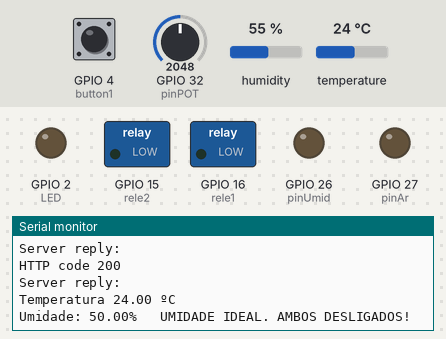
The sketch below on a simulated ESP32. Parts: switched loads named in the sketch (green lamp = pin HIGH), output pins drawn as LEDs (lit = HIGH), the last lines printed to the serial monitor. Inputs (shaded band) come from the test bench; at power-on: GPIO 32 (pinPOT) = 2048, GPIO 4 (button1) LOW, humidity 55 %, temperature 24 °C. WiFi joins after 1.5 s; servers stay silent unless stated; uploads are accepted with an empty reply.

Above: at 2.7 s.
2.8 s: GPIO 32 (pinPOT) set to 2866
At 2.92 s:
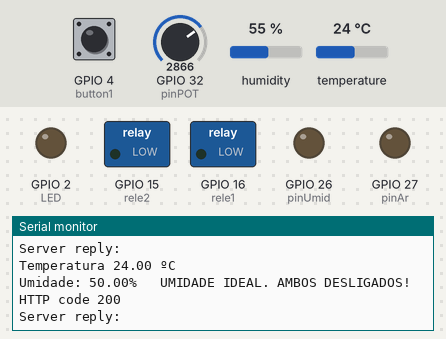
5.0 s: GPIO 32 (pinPOT) set to 2047
At 5.18 s:
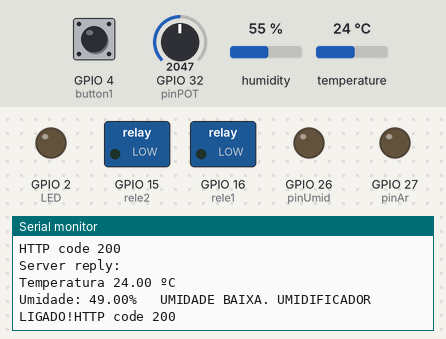

The sketch:

codigo-controle-esp32.ino
```cpp
//Bibliotecas
#include "DHT.h"
#include <HTTPClient.h>
#include <WiFi.h>
#include <NTPClient.h>
#include <WiFiUdp.h>
WiFiUDP ntpUDP;
NTPClient timeClient(ntpUDP, "a.st1.ntp.br", -3 * 3600, 60000);

//configuração de rede
const char* ssid = "TESTE";                       //Nome da rede conectada
const char* password =  "teste2023";        //senha da rede conectada

//Variables used in the code
String LED_id = "1";                  //Just in case you control more than 1 LED
bool toggle_pressed = false;          //Each time we press the push button
String data_to_send = "";             //Text data to send to the server
unsigned int Actual_Millis, Previous_Millis;
int refresh_time = 500;               //Refresh rate of connection to website (recommended more than 1s)

int ultimaLeitura = 0;  //para verificar a umidade e não mandar dados repitidos para o banco de dados
int penultimaLeitura = 0;

#define pinPOT 32   //potenciomentro simulando sensor DHT
#define pinUmid 26   //led vermelho simulado umidificador
#define pinAr 27   //led azul simulando ar condicionado
#define button1 4        //Connect push button on this pin
#define LED 2           //Connect LED on this pin (add 150ohm resistor)
#define rele1 16       //rele do humidificador
#define rele2 15       //rele do ar (lâmpada)

#define DHTPIN 5
#define DHTTYPE DHT11
DHT dht(DHTPIN, DHTTYPE);

float u;
float t;

//Button press interruption
void IRAM_ATTR isr() {
  toggle_pressed = true;
}

void setup() {
  delay(10);
  Serial.begin(115200);                   //Start monitor

  dht.begin();

  pinMode(pinPOT, INPUT);
  pinMode(pinUmid, OUTPUT);
  pinMode(pinAr, OUTPUT);
  pinMode(LED, OUTPUT);                   //Set pin 2 as OUTPUT
  pinMode(rele1, OUTPUT);        //  relé1 como saída
  pinMode(rele2, OUTPUT);        //  relé2 como saída

  pinMode(button1, INPUT_PULLDOWN);       //Set pin 13 as INPUT with pulldown
  attachInterrupt(button1, isr, RISING);  //Create interruption on pin 13

  WiFi.begin(ssid, password);             //Start wifi connection
  Serial.print("Conectando...");
  while (WiFi.status() != WL_CONNECTED) { //Check for the connection
    delay(500);
    Serial.print(".");
  }

  Serial.print("Conectado com o IP: ");
  Serial.println(WiFi.localIP());
  Actual_Millis = millis();               //Save time for refresh loop
  Previous_Millis = Actual_Millis;
}

void loop() {

  //We make the refresh loop using millis() so we don't have to sue delay();
  Actual_Millis = millis();
  if(Actual_Millis - Previous_Millis > refresh_time){
    Previous_Millis = Actual_Millis;

    u= (analogRead(pinPOT)*100)/4095;
    t= dht.readTemperature();

    if(WiFi.status()== WL_CONNECTED){                   //Check WiFi connection status
      HTTPClient http;                                  //Create new client

      Serial.print("Temperatura ");
      Serial.print(t);
      Serial.println (" ºC ");
      situacaoUR();

      if(toggle_pressed){                               //If button was pressed we send text: "toggle_LED"
        data_to_send = "toggle_LED=" + LED_id;
        toggle_pressed = false;                         //Also equal this variable back to false
      }
      else{
        data_to_send = "check_LED_status=" + LED_id;    //If button wasn't pressed we send text: "check_LED_status"
      }

      //Begin new connection to website
      http.begin("https://fivetech5.000webhostapp.com/conn_button.php");   //Indicate the destination webpage
      http.addHeader("Content-Type", "application/x-www-form-urlencoded");         //Prepare the header

      int response_code = http.POST(data_to_send);                                //Send the POST. This will giveg us a response code

      //If the code is higher than 0, it means we received a response
      if(response_code > 0){
        Serial.println("HTTP code " + String(response_code));                     //Print return code

        if(response_code == 200){                                                 //If code is 200, we received a good response and we can read the echo data
          String response_body = http.getString();                                //Save the data comming from the website
          Serial.print("Server reply: ");                                         //Print data to the monitor for debug
          Serial.println(response_body);

          penultimaLeitura = ultimaLeitura;
          ultimaLeitura = u;
          if (penultimaLeitura != ultimaLeitura){
              envio_controle();
          }

          //If the received data is LED_is_off, we set LOW the LED pin
          if(response_body == "LED_is_off"){
            digitalWrite(LED, LOW);
            digitalWrite(pinUmid, LOW);
            digitalWrite(pinAr, LOW);
            digitalWrite(rele1, HIGH); // Ligar o relé
            digitalWrite(rele2, HIGH); // Ligar o relé
            Serial.println("Sistema Desligado...");
            situacaoUR();

          }
          //If the received data is LED_is_on, we set HIGH the LED pin
          else if(response_body == "LED_is_on"){
            digitalWrite(LED, HIGH);
            Serial.println("Sistema Ligado...");

            controleUR();
          }
        }//End of response_code = 200
      }//END of response_code > 0

      else{
       Serial.print("Error sending POST, code: ");
       Serial.println(response_code);
      }
      http.end();                                                                 //End the connection
    }//END of WIFI connected
    else{
      Serial.println("WIFI connection error");
    }
  }
}

void controleUR(){
  if(u < 50){                           //abaixo de 50%
    digitalWrite(pinUmid, HIGH);             //ligar umidifcador
    digitalWrite(pinAr, LOW);                 //ar desligado

    digitalWrite(rele1, HIGH); // Ligar o relé umidificador
    digitalWrite(rele2, LOW); // Desligar o relé ar (lâmpada)

  }  else if (u >= 50 && u < 60){        //a partir de 55% e menos de 60%
    digitalWrite(pinUmid, LOW);                //umidificador desligado
    digitalWrite(pinAr, LOW);                 //ar desligado

    digitalWrite(rele1, LOW);  // Desligar o relé umidificador
    digitalWrite(rele2, LOW); // Desligar o relé ar (lâmpada)

  }else{                     //a partir de 60%
    digitalWrite(pinAr, HIGH);               //ar ligado
    digitalWrite(pinUmid, LOW);             //umidificador desligado

    digitalWrite(rele1, LOW);  // Desligar o relé umidificador
    digitalWrite(rele2, HIGH); // Ligar o relé ar (lâmpada)
  }
}

void situacaoUR(){
   if(u < 50){                           //abaixo de 50%
    Serial.print(F("Umidade: "));
    Serial.print(u);
    Serial.print(F("%   UMIDADE BAIXA. UMIDIFICADOR LIGADO!"));

  }else if(u>=50 && u < 60){        //a partir de 55% e menos de 60%
    Serial.print(F("Umidade: "));
    Serial.print(u);
    Serial.println(F("%   UMIDADE IDEAL. AMBOS DESLIGADOS!"));

  }else{                     //a partir de 60%
    Serial.print(F("Umidade: "));
    Serial.print(u);
    Serial.println(F("%   UMIDADE ALTA. AR CONDICIONADO LIGADO!"));
  }
}

void envio_controle(){

      HTTPClient http;
      data_to_send = "enviar_insert=true&u="+ String(u) +"&t=" + String(t);

      http.begin("https://fivetech5.000webhostapp.com/conexao.php");   //página de destino
      http.addHeader("Content-Type", "application/x-www-form-urlencoded");

      int response_code = http.POST(data_to_send);

      Serial.println("HTTP code " + String(response_code));

      String response_body = http.getString();                                //Save the data comming from the website
      Serial.print("Server reply: ");                                         //Print data to the monitor for debug
      Serial.println(response_body);

      http.end();
}
```

Measured:
- after the input at 5.0 s, the serial monitor: prints a new line at once (image 2)
